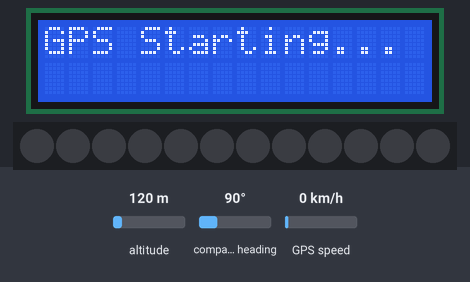
This sketch was run on a simulated Arduino Uno, built with avr-gcc and run on an emulated ATmega328P. Parts: 16×2 character LCD, 12 RGB LEDs in strip order, left to right. Inputs (shaded band) come from the test bench; at power-on: altitude 120 m, compass heading 90°, GPS speed 0 km/h. Colours are those a GRB WS2812 strip shows for the declared byte order; the GPS gets a fix after 3 s at 37.7749, -122.4194 with 8 satellites; what the sketch prints to the serial monitor is not drawn.

Above: at 0.1 s.

The sketch:

TestGPS.ino
```cpp
//----------------------------------------------------
// Test GPS voor de Arduino
//----------------------------------------------------

// Include GPS
#include <TinyGPS++.h>

TinyGPSPlus gps;

byte sat = 0;
float lat = 0;
float lng = 0;
float latD = 0;
float lngD = 0;
int disToDes = 0;
int disToDesLCD = 0;
float direction = 0;


// Include LCD
#include <LiquidCrystal.h>

const byte rs = 13, en = 12, d4 = 11, d5 = 10, d6 = 9, d7 = 8; // Digital pins
LiquidCrystal lcd(rs, en, d4, d5, d6, d7);


// Include FastLED
#include <FastLED.h>

#define PIN 6
#define NUM_LEDS 12
CRGB leds[NUM_LEDS];


void setup()
{
	Serial.begin(9600);
	Serial.println("GPS Starting...");

	lcd.begin(16, 2);
	lcd.clear();
	lcd.home();
	lcd.print("GPS Starting...");

	FastLED.addLeds<WS2812, PIN, RGB>(leds, NUM_LEDS);
	for(byte i = 0; i < NUM_LEDS; i++)
	{
		leds[i].setRGB(0, 0, 0);
	}
	FastLED.show();
}

void loop()
{
	while(Serial.available() > 0)
	{
		// char c = Serial.read();

		gps.encode(Serial.read());
		// Serial.write(c);
	}

	if(gps.location.isUpdated())
	{
		sat = gps.satellites.value();
		lat = gps.location.lat();
		lng = gps.location.lng();
		latD = lat - 52.025502;
		lngD = (lng - 5.556829) * (lat / 90.0);
		disToDes = sqrt(sq(latD) + sq(lngD)) * 65000;
		// disToDesLCD = map(disToDes, 0, 600, NUM_LEDS, NUM_LEDS * 0.75);
		direction = latD / lngD;

		lcd.clear();
		lcd.home();
		if(direction > 0.414 || direction < -0.414)
		{
			if(latD < 0) { lcd.print("N"); }
			if(latD > 0) { lcd.print("S"); }
		}
		lcd.setCursor(1, 0);
		lcd.print("/");
		if(direction < 2.414 && direction > -2.414)
		{
			if(lngD < 0) { lcd.print("E"); }
			if(lngD > 0) { lcd.print("W"); }
		}

		// Serial.print("Satellite count: ");
		// Serial.print(sat);
		Serial.print("Latitude: ");
		Serial.print(lat, 6);
		Serial.print("\tLongitude: ");
		Serial.print(lng, 6);
		Serial.print("\tLat difference: ");
		Serial.print(latD, 6);
		Serial.print("\tLong difference: ");
		Serial.print(lngD, 6);
		// Serial.print("\tDistance: ");
		// Serial.print(disToDes);
		// Serial.print(" | ");
		// Serial.print(disToDesLCD);
		Serial.print("\tDirection: ");
		Serial.print(direction, 6);
		Serial.println("");

		// lcd.clear();
		// lcd.home();
		// lcd.print("Distance: ");
		// lcd.print(disToDes);
		lcd.setCursor(0, 1);
		lcd.print("Direction: ");
		lcd.print(direction);

		// for(byte i = 0; i < NUM_LEDS; i++) {
		// 	if(i < disToDesLCD) {
		// 		leds[i].setRGB(0, 0, 0);
		// 	} else {
		// 		leds[i].setRGB(20, 0, 0);
		// 	}
		// }
		// FastLED.show();
	}
}
```
